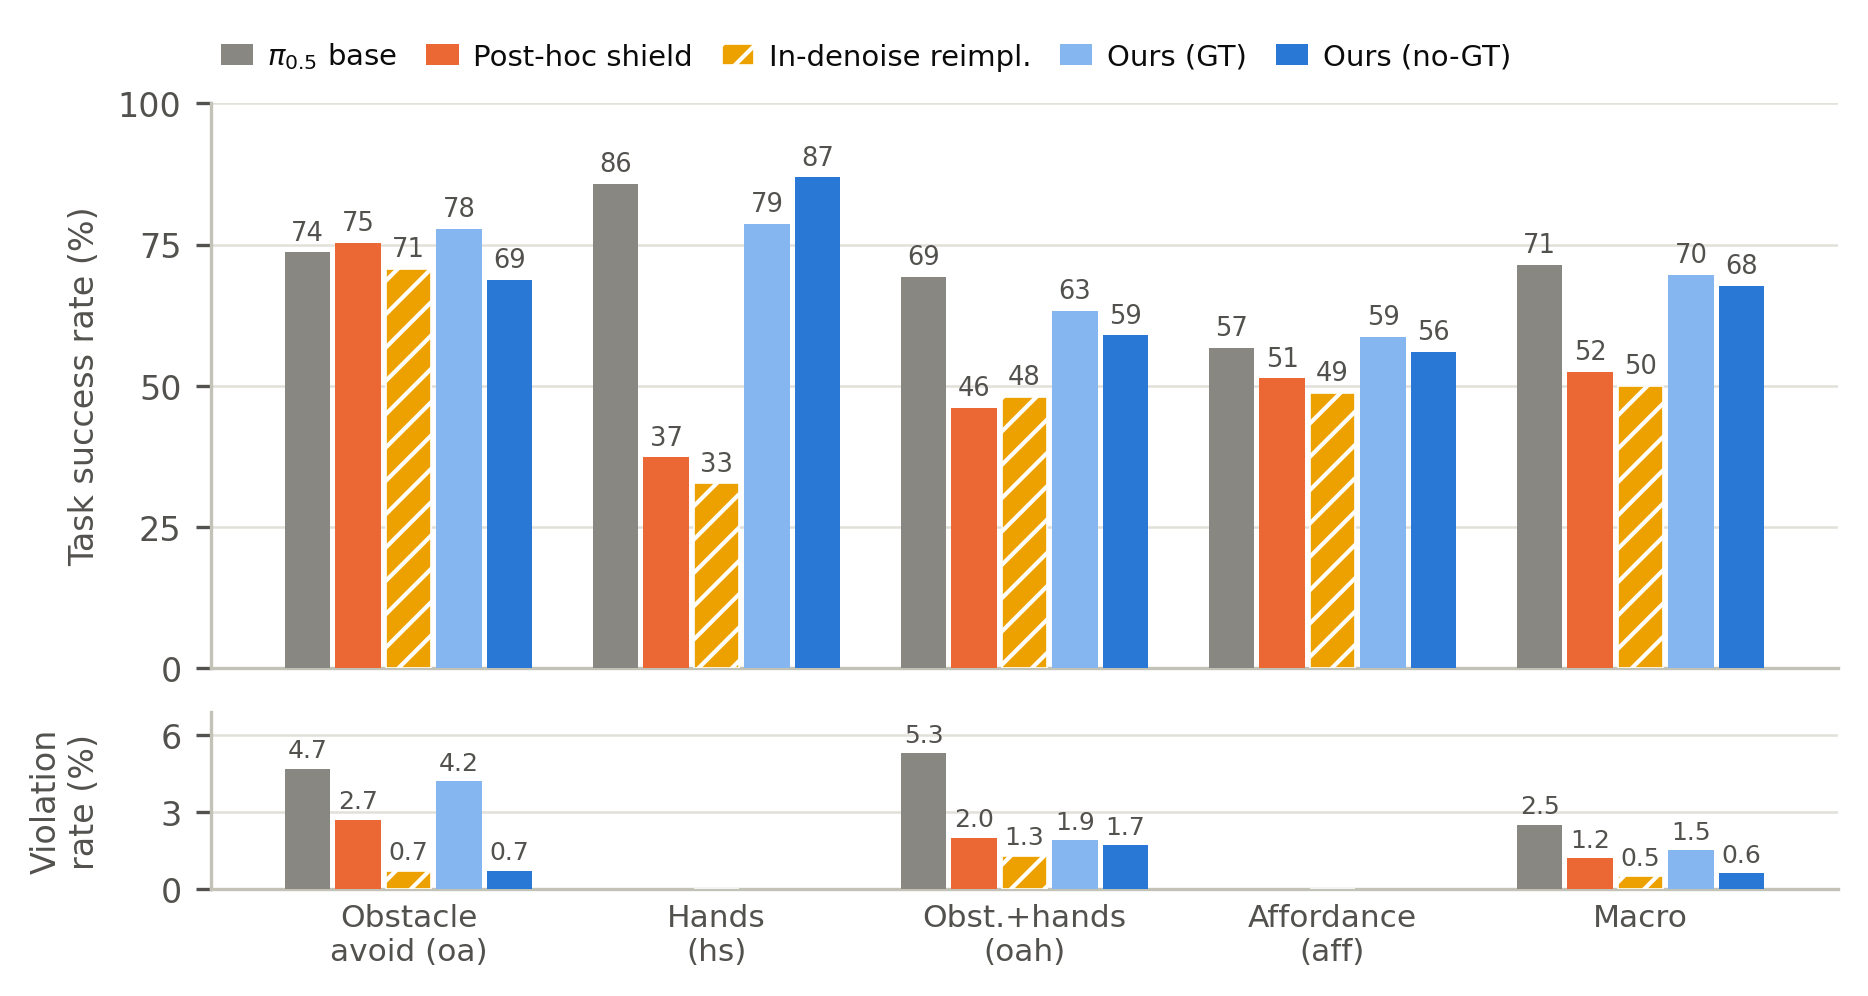

Python code for this plot:
"""LIBERO-Safety five-arm board figure (workshop paper).

TSR per suite (top) + violation rate (bottom), five arms.
Numbers: frozen FINAL BOARD in results_tables/fgd_tier_gt_results.md with the
2026-08-09 batch-aware corrections (oa base/GT n=450; hs base/noGT n=450;
corrected macros). Regenerate after the uniform-300 rerun lands.
"""
import matplotlib.pyplot as plt
import numpy as np

SUITES = ["Obstacle\navoid (oa)", "Hands\n(hs)", "Obst.+hands\n(oah)", "Affordance\n(aff)", "Macro"]

ARMS = [
    # name, TSR per suite [oa, hs, oah, aff, macro], viol per suite, color, hatch
    ("$\\pi_{0.5}$ base",      [73.6, 85.8, 69.3, 56.7, 71.4], [4.7, 0.0, 5.3, 0.0, 2.5], "#898781", None),
    ("Post-hoc shield",        [75.3, 37.3, 46.0, 51.3, 52.5], [2.7, 0.0, 2.0, 0.0, 1.2], "#eb6834", None),
    ("In-denoise reimpl.",     [70.7, 32.7, 48.0, 48.7, 50.0], [0.7, 0.0, 1.3, 0.0, 0.5], "#eda100", "///"),
    ("Ours (GT)",              [77.8, 78.7, 63.2, 58.7, 69.6], [4.2, 0.0, 1.9, 0.0, 1.5], "#86b6ef", None),
    ("Ours (no-GT)",           [68.7, 86.9, 58.9, 56.0, 67.6], [0.7, 0.0, 1.7, 0.0, 0.6], "#2a78d6", None),
]

INK, INK2, MUTED = "#0b0b0b", "#52514e", "#898781"
GRID, AXIS = "#e1e0d9", "#c3c2b7"

plt.rcParams.update({
    "font.family": "sans-serif",
    "font.sans-serif": ["DejaVu Sans"],
    "font.size": 8,
    "axes.edgecolor": AXIS,
    "axes.linewidth": 0.8,
    "text.color": INK,
    "axes.labelcolor": INK2,
    "xtick.color": INK2,
    "ytick.color": INK2,
})

fig, (ax_tsr, ax_v) = plt.subplots(
    2, 1, figsize=(7.0, 3.4), sharex=True,
    gridspec_kw={"height_ratios": [3.2, 1.0], "hspace": 0.12},
)

n_arms = len(ARMS)
n_suites = len(SUITES)
group_w = 0.82
bar_w = group_w / n_arms
x = np.arange(n_suites)

for ax, key in ((ax_tsr, 1), (ax_v, 2)):
    for i, arm in enumerate(ARMS):
        name, color, hatch = arm[0], arm[3], arm[4]
        vals = arm[key]
        pos = x - group_w / 2 + (i + 0.5) * bar_w
        bars = ax.bar(
            pos, vals, width=bar_w * 0.9, color=color, hatch=hatch,
            edgecolor="white" if hatch else "none", linewidth=0.4,
            label=name if key == 1 else None, zorder=3,
        )
        if key == 1:  # direct value labels on TSR bars
            for b, v in zip(bars, vals):
                ax.annotate(f"{v:.0f}", (b.get_x() + b.get_width() / 2, v + 1.2),
                            ha="center", va="bottom", fontsize=6.2, color=INK2)
        else:  # label only nonzero violation bars
            for b, v in zip(bars, vals):
                if v > 0:
                    ax.annotate(f"{v:.1f}", (b.get_x() + b.get_width() / 2, v + 0.25),
                                ha="center", va="bottom", fontsize=6.0, color=INK2)
    ax.set_axisbelow(True)
    ax.grid(axis="y", color=GRID, linewidth=0.6)
    ax.spines[["top", "right"]].set_visible(False)
    ax.tick_params(axis="x", length=0)

ax_tsr.set_ylim(0, 100)
ax_tsr.set_yticks([0, 25, 50, 75, 100])
ax_tsr.set_ylabel("Task success rate (%)", fontsize=8)
ax_v.set_ylim(0, 6.9)
ax_v.set_yticks([0, 3, 6])
ax_v.set_ylabel("Violation\nrate (%)", fontsize=8)
ax_v.set_xticks(x)
ax_v.set_xticklabels(SUITES, fontsize=7.5)

ax_tsr.legend(
    ncol=5, loc="lower left", bbox_to_anchor=(-0.01, 1.01), frameon=False,
    fontsize=7, handlelength=1.1, handletextpad=0.5, columnspacing=1.0,
)

fig.align_ylabels([ax_tsr, ax_v])
fig.savefig(__file__.replace("fig_ls_board.py", "fig_ls_board.png"),
            dpi=300, bbox_inches="tight", facecolor="white")
fig.savefig(__file__.replace("fig_ls_board.py", "fig_ls_board.pdf"),
            bbox_inches="tight", facecolor="white")
print("saved fig_ls_board.png/.pdf")
